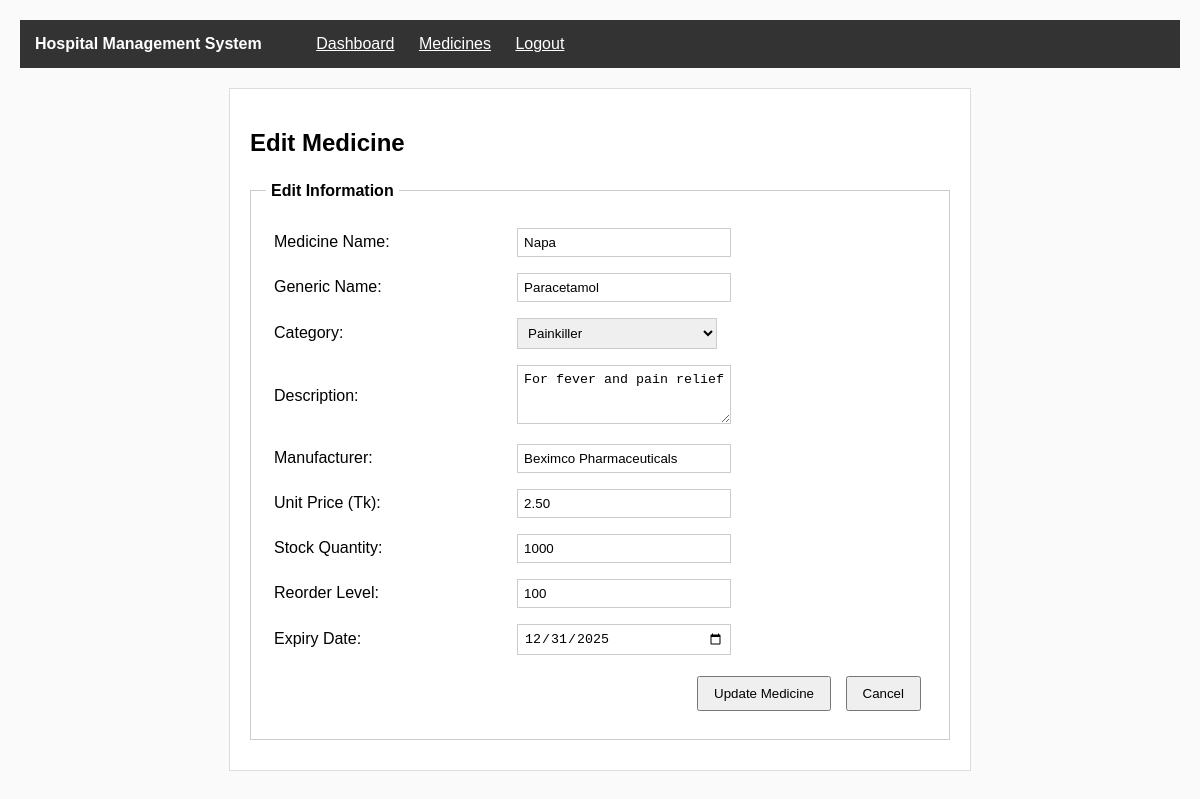
Page /view/medicine_edit.php?id=1 (signed in) on the committed database.
### tables this page shows
CREATE TABLE medicines (
  id INT AUTO_INCREMENT PRIMARY KEY,
  medicine_name VARCHAR(100) NOT NULL,
  generic_name VARCHAR(100),
  category VARCHAR(50),
  description TEXT,
  manufacturer VARCHAR(100),
  unit_price DECIMAL(10,2) NOT NULL,
  stock_quantity INT DEFAULT 0,
  reorder_level INT DEFAULT 10,
  expiry_date DATE
);

### model/medicineModel.php (called while the page is built, shortened)
<?php
function getMedicineById($id)
{
    $con = getConnection();
    $sql = "SELECT * FROM medicines WHERE id='{$id}'";
    $result = mysqli_query($con, $sql);
    if (mysqli_num_rows($result) == 1) {
        return mysqli_fetch_assoc($result);
    } else {
        return false;
    }
}
?>

### view/medicine_edit.php (the view, shortened to what this page needs)
<?php
require_once('../model/medicineModel.php');
$id = $_REQUEST['id'];
$medicine = getMedicineById($id);
?>
<!DOCTYPE html>
<html lang="en">
<head>
    <link rel="stylesheet" href="../assets/css/style.css">
</head>
<body>
    <div class="navbar">
        <span class="navbar-title">Hospital Management System</span>
        <a href="dashboard_admin.php" class="navbar-link">Dashboard</a>
        <a href="medicine_list.php" class="navbar-link">Medicines</a>
        <a href="../controller/logout.php" class="navbar-link">Logout</a>
    </div>
    <div class="main-container">
        <h2>Edit Medicine</h2>
        <fieldset>
            <legend>Edit Information</legend>
            <form method="POST" action="../controller/edit_medicine.php" onsubmit="return validateMedicineForm(this)">
                <table cellpadding="5">
                    <tr>
                        <td>Medicine Name:</td>
                        <td><input type="text" name="medicine_name" value="<?php echo $medicine['medicine_name']; ?>"
                                required></td>
                    </tr>
                    <tr>
                        <td>Generic Name:</td>
                        <td><input type="text" name="generic_name" value="<?php echo $medicine['generic_name']; ?>">
                        </td>
                    </tr>
                    <tr>
                        <td>Category:</td>
                        <td>
                            <select name="category">
                                <option value="Painkiller" <?php if ($medicine['category'] == 'Painkiller')
                                    echo 'selected'; ?>>Painkiller</option>
                            </select>
                        </td>
                    </tr>
                    <tr>
                        <td>Description:</td>
                        <td><textarea name="description" rows="3"><?php echo $medicine['description']; ?></textarea>
                        </td>
                    </tr>
                    <tr>
                        <td>Manufacturer:</td>
                        <td><input type="text" name="manufacturer" value="<?php echo $medicine['manufacturer']; ?>">
                        </td>
                    </tr>
                    <tr>
                        <td>Unit Price (Tk):</td>
                        <td><input type="number" step="0.01" name="unit_price"
                                value="<?php echo $medicine['unit_price']; ?>" required></td>
                    </tr>
                    <tr>
                        <td>Stock Quantity:</td>
                        <td><input type="number" name="stock_quantity"
                                value="<?php echo $medicine['stock_quantity']; ?>" required></td>
                    </tr>
                    <tr>
                        <td>Reorder Level:</td>
                        <td><input type="number" name="reorder_level" value="<?php echo $medicine['reorder_level']; ?>">
                        </td>
                    </tr>
                    <tr>
                        <td>Expiry Date:</td>
                        <td><input type="date" name="expiry_date" value="<?php echo $medicine['expiry_date']; ?>"></td>
                    </tr>
                    <tr>
                        <td colspan="2" align="right">
                            <input type="submit" name="update" value="Update Medicine">
                            <a href="medicine_list.php"><button type="button">Cancel</button></a>
                        </td>
                    </tr>
                </table>
            </form>
        </fieldset>
    </div>
</body>
</html>

### assets/css/style.css (style rules this page uses)
body { margin: 0; padding: 20px; background-color: #fafafa; font-family: Arial, sans-serif; }
.main-container { width: 700px; margin: 20px auto; padding: 20px; background-color: white; border: 1px solid #ddd; }
.navbar { background-color: #333; color: white; padding: 15px; margin-bottom: 20px; }
.navbar-title { margin-right: 30px; font-weight: bold; }
.navbar-link { color: white; margin-left: 20px; }
fieldset { padding: 15px; margin: 10px 0; border: 1px solid #ccc; }
legend { font-weight: bold; padding: 5px; }
table { width: 100%; border-collapse: collapse; }
td { padding: 8px; }
input[type="text"], input[type="email"], input[type="password"], input[type="tel"], input[type="number"], input[type="date"], textarea, select { width: 200px; padding: 6px; border: 1px solid #ccc; }
input[type="submit"], button { padding: 8px 15px; margin: 5px; cursor: pointer; }
a { color: blue; }

### rows in the picture
medicines: medicine_name "Napa", generic_name "Paracetamol", category "Painkiller", description "For fever and pain relief", manufacturer "Beximco Pharmaceuticals", unit_price "2.50", stock_quantity "1000", reorder_level "100", expiry_date "12/31/2025"
